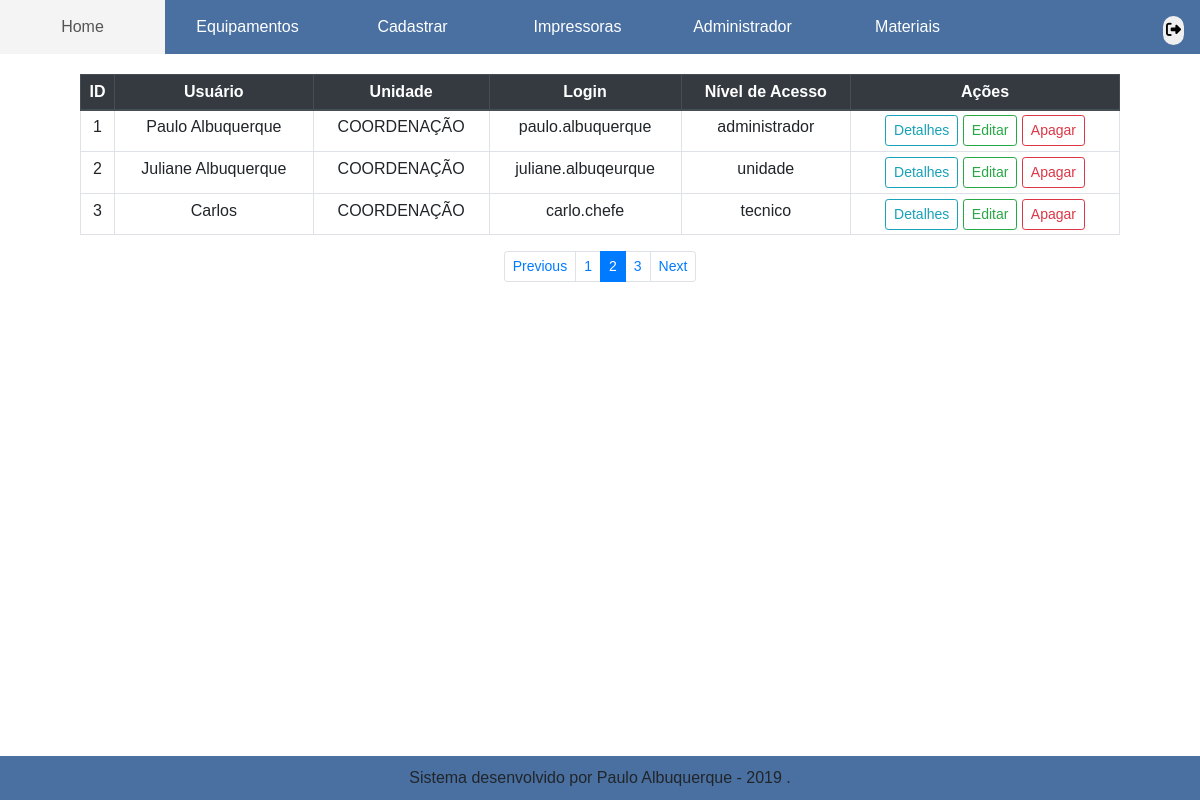
The app's page /administrador/todos_usuarios.php, older data.
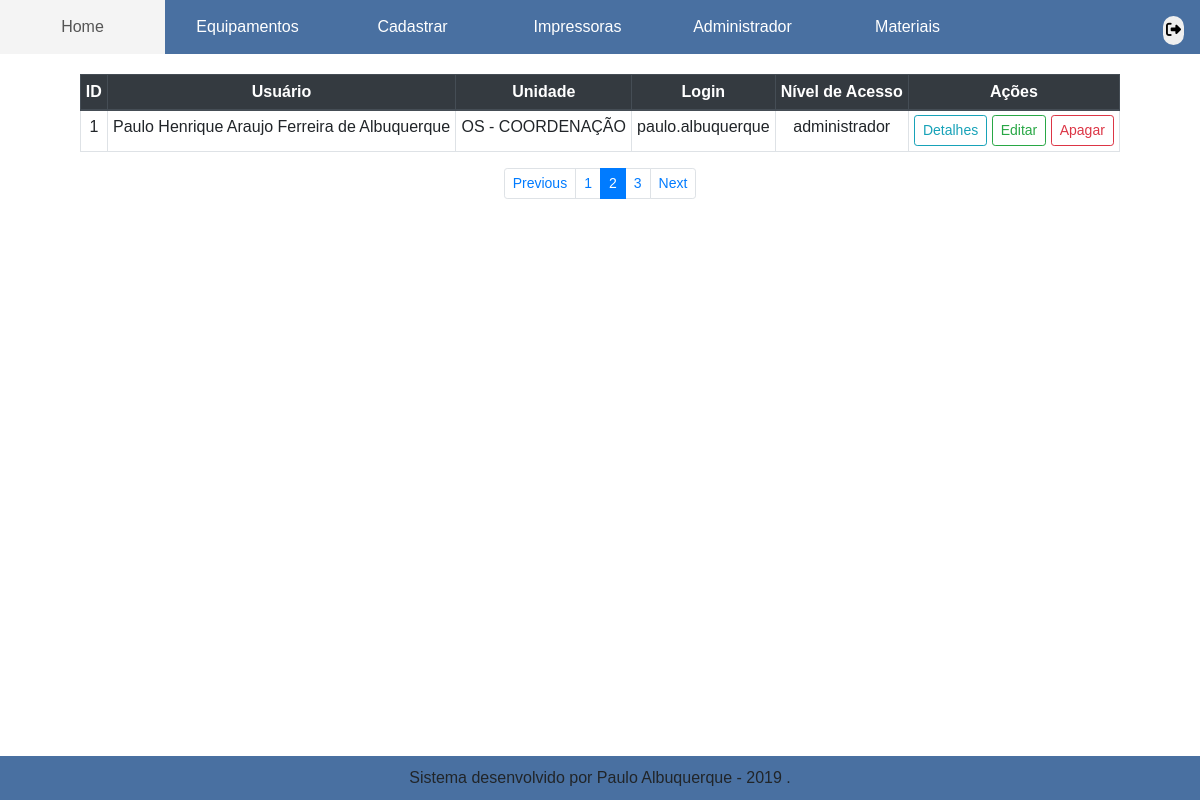
The same page, newer data.
### tables this page shows
CREATE TABLE `tb_usuario` (
  `id_usuario` int(11) NOT NULL,
  `pessoa` varchar(50) NOT NULL,
  `unidade` varchar(50) NOT NULL,
  `senha` varchar(32) NOT NULL,
  `login_usuario` varchar(50) NOT NULL,
  `cracha` int(50) NOT NULL,
  `documento` varchar(50) NOT NULL,
  `sexo` tinyint(11) DEFAULT NULL,
  `nivel_acesso` varchar(20) NOT NULL
);

### administrador/todos_usuarios.php (the view, shortened to what this page needs)
<!doctype html>
<html lang="pt-br">
<head>
    <link href='../css/bootstrap.css' rel="stylesheet">
    <link href='../css/estilo.css' rel="stylesheet">
</head>
<body>
    <nav class="menu">
        <ul>
            <li><a href='../administrador/home.php'>Home</a></li>
            <li><a href='../administrador/equipamentos.php'>Equipamentos</a>
            </li>
            <li><a href='../administrador/cadastrar.php'>Cadastrar</a></li>
            <li><a href='../administrador/impressoras.php'>Impressoras</a>
            <li><a href='../administrador/admin.php'>Administrador</a>
            </li>
            <li><a href='../administrador/estoque_home.php'>Materiais</a></li>
        </ul>
        <div class="posicao-btn-sair">
            <button class="btn_sair btn-green"><i class="fas fa-sign-out-alt"></i> </button>
        </div>
    </nav>
    <br>
    <div class="container-fluid">
        <div class="row">
            <div class="col-md-12">
                <div class="container">
                    <?php
                    include_once('conexao.php');
                    $result_usuario = "SELECT * FROM tb_usuario ORDER BY unidade ASC";
                    $resultado_usuario = mysqli_query($conn, $result_usuario);
                    if (($resultado_usuario) and ($resultado_usuario->num_rows != 0)) {
                    ?>
                        <table class="table table-hover table-sm text-center table-bordered table-responsive-lg">
                            <thead class="thead-dark">
                                <tr>
                                    <th>ID</th>
                                    <th>Usuário</th>
                                    <th>Unidade</th>
                                    <th>Login</th>
                                    <th>Nível de Acesso</th>
                                    <th>Ações</th>
                                </tr>
                            </thead>
                            <tbody>
                                <?php
                                while ($row_usuario = mysqli_fetch_assoc($resultado_usuario)) {
                                ?>
                                    <tr class="">
                                        <td><?php echo $row_usuario['id_usuario']; ?></td>
                                        <td><?php echo $row_usuario['pessoa']; ?></td>
                                        <td><?php echo $row_usuario['unidade']; ?></td>
                                        <td><?php echo $row_usuario['login_usuario']; ?></td>
                                        <td><?php echo $row_usuario['nivel_acesso']; ?></td>
                                        <td>
                                            <span class="d-none d-md-block">
                                                <a class="btn btn-outline-info btn-sm" href="#" role="button" data-toggle="modal" data-target=".bd-example-modal-lg">Detalhes</a>
                                                <a class="btn btn-outline-success btn-sm" href="../administrador/editar_usuario.php">Editar</a>
                                                <a class="btn btn-outline-danger btn-sm" href="#" role="button" data-toggle="modal" data-target="#exampleModal">Apagar</a>
                                            </span>
                                        </td>
                                    </tr>
                                <?php
                                } ?>
                            </tbody>
                        </table>
                    <?php
                    } else {
                        echo "<div class='alert alert-danger' role='alert'>Nenhum usuário encontrado!</div>";
                    }
                    ?>
                    <nav aria-label="">
                        <ul class="pagination pagination-sm justify-content-center">
                            <li class="page-item">
                                <a class="page-link" href="#" tabindex="-1">Previous</a>
                            </li>
                            <li class="page-item"><a class="page-link" href="#">1</a></li>
                            <li class="page-item active">
                                <a class="page-link" href="#">2 <span class="sr-only">(current)</span></a>
                            </li>
                            <li class="page-item"><a class="page-link" href="#">3</a></li>
                            <li class="page-item">
                                <a class="page-link" href="#">Next</a>
                            </li>
                        </ul>
                    </nav>
                </div>
            </div>
        </div>
    </div>
    <div class="dmr">
        Sistema desenvolvido por Paulo Albuquerque - 2019 .
    </div>
</body>
</html>

Row changes from the older to the newer data that the page shows:
removed tb_usuario: id_usuario "2", pessoa "Juliane Albuquerque", unidade "COORDENAÇÃO", login_usuario "juliane.albuqeurque", nivel_acesso "unidade"
removed tb_usuario: id_usuario "3", pessoa "Carlos", unidade "COORDENAÇÃO", login_usuario "carlo.chefe", nivel_acesso "tecnico"
changed tb_usuario "paulo.albuquerque": pessoa "Paulo Albuquerque" → "Paulo Henrique Araujo Ferreira de Albuquerque"; unidade "COORDENAÇÃO" → "OS - COORDENAÇÃO"
